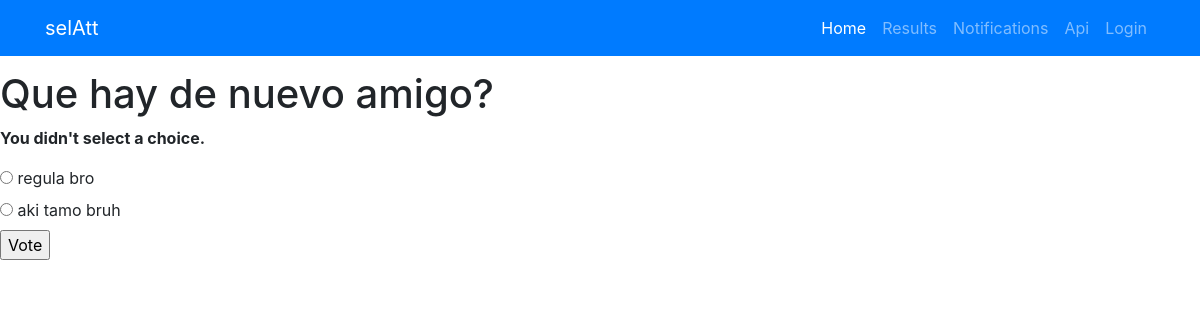
The page /polls/1/vote/ on the database its author committed.
### polls/models.py (models this page shows, shortened)
class Question(models.Model):
    question_text = models.CharField(max_length=200)
    pub_date = models.DateTimeField('date published')

class Choice(models.Model):
    question = models.ForeignKey(Question, on_delete=models.CASCADE)
    choice_text = models.CharField(max_length=200)
    votes = models.IntegerField(default=0)

### polls/views.py (the view)
# urls.py: path('<int:question_id>/vote/', views.vote, name='vote'),
def vote(request, question_id):
    question = get_object_or_404(Question, pk=question_id)
    try:
        selected_choice = question.choice_set.get(pk=request.POST['choice'])
    except (KeyError, Choice.DoesNotExist):
        return render(request, 'polls/detail.html', {
            'question': question,
            'error_message': "You didn't select a choice.",
        })
    else:
        selected_choice.votes += 1
        selected_choice.save()
        return HttpResponseRedirect(reverse('polls:results', args=(question.id,)))

### templates/polls/detail.html (shortened to what this page needs)
{% extends "base.html" %}
{% block content %}
    <h1>{{ question.question_text }}</h1>
    {% if error_message %}<p><strong>{{ error_message }}</strong></p>{% endif %}
    <form action="{% url 'polls:vote' question.id %}" method="post">
    {% for choice in question.choice_set.all %}
        <input type="radio" name="choice" id="choice{{ forloop.counter }}" value="{{ choice.id }}">
        <label for="choice{{ forloop.counter }}">{{ choice.choice_text }}</label><br>
    {% endfor %}
    <input type="submit" value="Vote">
    </form>
{% endblock %}

### static/css/style.css (style rules this page uses)
body { font-family: 'Roboto', sans-serif; }

### rows shown on the page
Question: question_text "Que hay de nuevo amigo?"
Choice: choice_text "regula bro"
Choice: choice_text "aki tamo bruh"

### other values the page prints
{{ error_message }} "You didn't select a choice."
